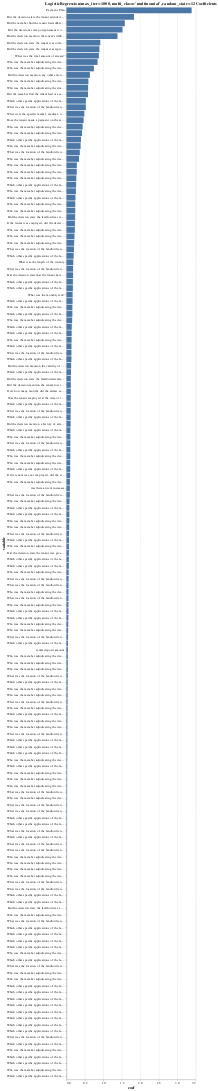

Source (notebook cell):
### Code cell
import altair as alt

alt.Chart(
    coefs,
    title=pipe_lr.named_steps['logisticregression'].__str__()[:-2] + " Coefficients",
).mark_bar().encode(y=alt.Y("variable", sort="-x"), x="coef")

### Figure 1 — Vega-Lite specification as saved in the notebook (floating-point values rounded to 4 significant figures; data arrays with more than 128 entries replaced by an {"elided": "..."} marker saying what was removed)
{"config": {"view": {"continuousWidth": 400, "continuousHeight": 300}}, "data": {"name": "data-8bec4d3de54bcb82f9ed534776d818d4"}, "mark": "bar", "encoding": {"x": {"field": "coef", "type": "quantitative"}, "y": {"field": "variable", "sort": "-x", "type": "nominal"}}, "title": "LogisticRegression(max_iter=1000, multi_class='multinomial', random_state=12 Coefficients", "$schema": "https://vega.github.io/schema/vega-lite/v4.17.0.json", "datasets": {"data-8bec4d3de54bcb82f9ed534776d818d4": {"elided": "166 records"}}}
